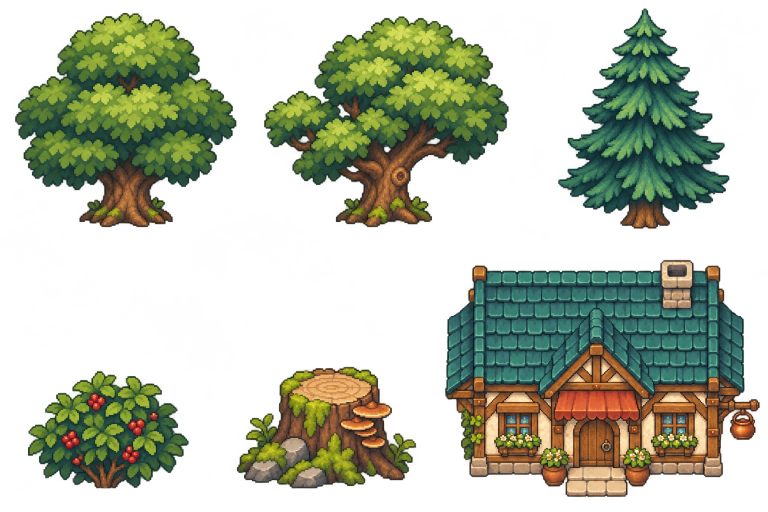
#> input picture assets/art/source/codex_v2/woodland_props_source.png, 1536 x 1024 px (shown at 1/2 size); its folder holds 3 pictures in this run
$ python codex_v2_props.py
#> lines starting #> are read from the running program, lines starting #| are printed output that depends on the picture; after the words box and inside, x2 and y2 are one past the last pixel; in counts of white or black regions, pixels touching at a corner belong together
"""Convert original generated source studies to the frozen slice's native prop contracts.

No scene coordinates, foot rows, blockers or atlas topology are changed. Source crops are
explicit because the generator's layout is not a production atlas. Cut alpha to binary,
remove hidden RGB, rebuild material palettes without dithering, place at original feet.
"""
from pathlib import Path
from PIL import Image, ImageDraw
import argparse, random
ROOT=Path(__file__).resolve().parents[2]
SOURCE=ROOT/'assets/art/source/codex_v2'
OUT=ROOT/'assets/art/props'
# name: source, source crop, frozen canvas, ground row, opaque color budget
SPECS={
 'oak_tree_a':('woodland',(20,0,505,490),(64,84),76,36),
 'oak_tree_b':('woodland',(510,0,1045,490),(64,84),76,36),
 'pine_tree':('woodland',(1080,0,1536,490),(48,92),86,32),
 'bush':('woodland',(0,700,450,1024),(32,30),26,24),
 'stump':('woodland',(450,700,880,1024),(30,24),20,24),
 'tavern_exterior':('woodland',(884,505,1536,1024),(224,200),187,64),
 'table':('tavern',(55,15,575,294),(52,44),39,30),
 'stool':('tavern',(680,30,950,295),(22,22),18,20),
 'barrel':('tavern',(1100,0,1430,294),(28,36),32,24),
 'counter':('tavern',(0,300,605,560),(160,56),55,48),
 'pantry_chest':('tavern',(670,300,960,570),(36,32),29,24),
 'shelf':('tavern',(1025,290,1536,602),(64,44),43,32),
 'hearth':('tavern',(40,565,570,1024),(96,128),127,48),
 'window':('tavern',(585,645,1040,1024),(52,44),43,32),
}

def build_prop(name,spec):
#> called with name = 'oak_tree_a'
 source,crop,size,foot,budget=spec
 im=Image.open(SOURCE/(('woodland_props_source' if source=='woodland' else 'tavern_props_source')+'.png')).convert('RGBA').crop(crop)
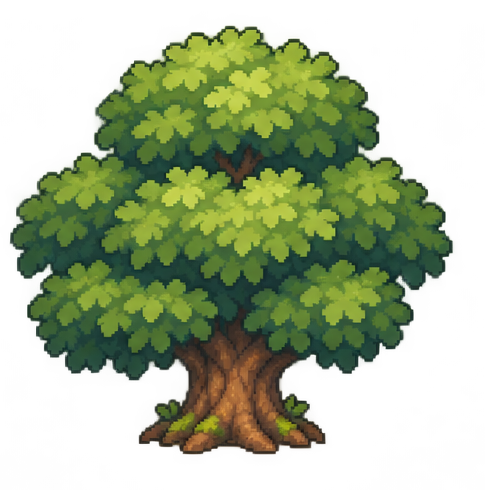
#> im: PIL image 485x490 RGBA; mean R, G, B, A 65.5, 84.6, 38.8, 127.5; transparent parts drawn white
 alpha=im.getchannel('A').point(lambda x:255 if x>=160 else 0)
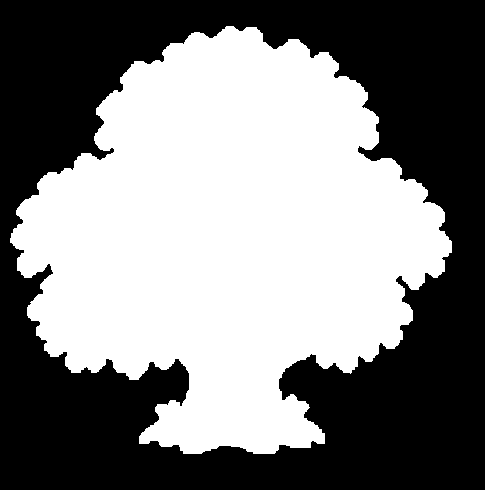
#> alpha: PIL image 485x490 L; 50.4% white; 1 black region, box (x1, y1, x2, y2) and area: (0, 0, 485, 490) 117764
 im.putalpha(alpha)
 bbox=im.getbbox()
#> bbox = (10, 26, 452, 454)
 assert bbox is not None,name
 im=im.crop(bbox)
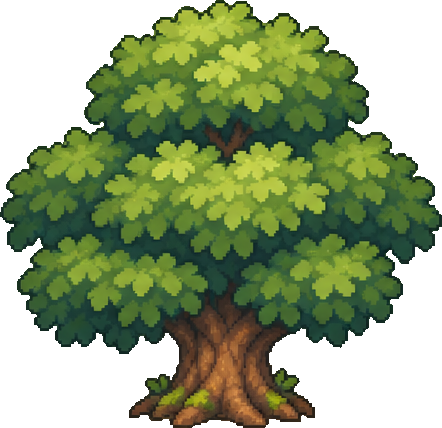
#> im: PIL image 442x428 RGBA; mean R, G, B, A 71.5, 93.1, 43, 161.6; transparent parts drawn white
 # Fill native target without antialiasing. A static prop's foot matches source scene origin.
 maxw,maxh=size[0]-2,foot+1
 if name in ('oak_tree_a','oak_tree_b','pine_tree','table'):
  # Fill each frozen native silhouette contract rather than leaving large source-sheet
  # padding: tree height and table tops must agree with the 46px player.
  im=im.resize((maxw,maxh),Image.Resampling.NEAREST)
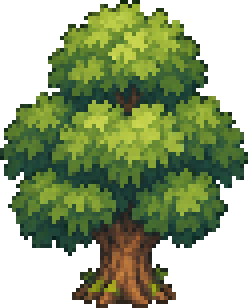
#> im: PIL image 62x77 RGBA (shown 4 times larger); mean R, G, B, A 71.8, 93.3, 43, 161.5; transparent parts drawn white
 elif name=='hearth':
  # Tall flue compensates source study proportions; actual cooking overlay remains unchanged.
  im=im.resize((92,127),Image.Resampling.NEAREST)
 elif name=='tavern_exterior':
  im=im.resize((222,188),Image.Resampling.NEAREST)
 elif name=='counter':im=im.resize((158,54),Image.Resampling.NEAREST)
 else:
  im.thumbnail((maxw,maxh),Image.Resampling.NEAREST)
 a=im.getchannel('A')
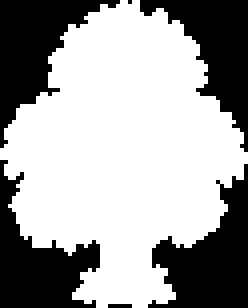
#> a: PIL image 62x77 L (shown 4 times larger); 63.3% white; 6 black regions (2 under 20 px), largest, box (x1, y1, x2, y2) and area: (37, 41, 62, 77) 466, (0, 0, 30, 37) 442, (0, 40, 25, 77) 423, (35, 0, 62, 38) 413
 # Opaque material palette, then restore exact binary transparency.
 rgb=im.convert('RGB').quantize(colors=budget,method=Image.Quantize.MEDIANCUT,dither=Image.Dither.NONE).convert('RGBA');rgb.putalpha(a)
#> after `rgb = im.convert('RGB').quantize(colors=budget, method=Image.Quantize.`:
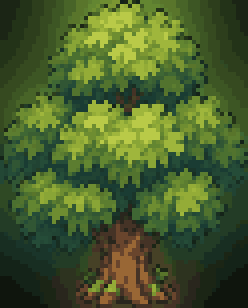
#> rgb: PIL image 62x77 RGBA (shown 4 times larger); mean R, G, B, A 71.4, 93.2, 43, 255
 result=Image.new('RGBA',size)
#> result: PIL image 64x84 RGBA; every value is 0
 result.alpha_composite(rgb,((size[0]-rgb.width)//2,foot+1-rgb.height))
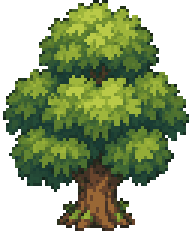
#> result: PIL image 64x84 RGBA (shown 3 times larger); mean R, G, B, A 49.1, 62.7, 27.9, 143.4; transparent parts drawn white
 if name=='hearth':
  # Preserve the baseline's live Fire/Cauldron overlay sockets. Remove the source
  # study's baked stove/kettle so there is one animated cooking fire, not two.
  d=ImageDraw.Draw(result)
  d.rectangle((20,68,76,126),fill='#C5AF86')
  d.rounded_rectangle((24,71,72,125),radius=15,fill='#76604A')
  d.rounded_rectangle((28,76,68,124),radius=12,fill='#302D29')
  d.line((23,123,73,123),fill='#E2CDA6',width=3)
  d.line((21,70,75,70),fill='#E2CDA6',width=2)
  for x,y in [(22,79),(72,81),(23,99),(72,103)]:
   d.rectangle((x,y,x+3,y+6),fill='#AD9877')
 if name=='tavern_exterior':
  # Source door was too small for the slice's 46px actor. Rebuild the doorway at native
  # 32x56; roof/overall footprint stay inside the baseline 224x200 canvas.
  d=ImageDraw.Draw(result);x0,y0=93,125
  d.rounded_rectangle((x0-3,y0-4,x0+35,y0+56),radius=13,fill='#493C32')
  d.rounded_rectangle((x0,y0-1,x0+32,y0+55),radius=11,fill='#A17A4D')
  for x in [99,106,113,120]:d.line((x,135,x,178),fill='#785737')
  d.line((95,176,124,176),fill='#C09B68')
  for y in [139,164]:
   d.rectangle((96,y,123,y+2),fill='#675039');d.point((98,y+1),fill='#C1A274');d.point((121,y+1),fill='#C1A274')
  d.rounded_rectangle((101,128,119,143),radius=6,fill='#4A3F33')
  d.rounded_rectangle((103,130,117,141),radius=5,fill='#D5B36F')
  d.line((110,129,110,142),fill='#796044');d.line((102,136,118,136),fill='#796044')
  d.rectangle((116,151,118,155),fill='#D8B66D')
  d.rectangle((90,182,130,187),fill='#BAAB8B');d.line((91,183,129,183),fill='#E0D1AD')
 # Ensure invisible RGB is zero; no fringe from the generative matte survives.
#> (the run stopped early here; a loop or call above may not have finished)
